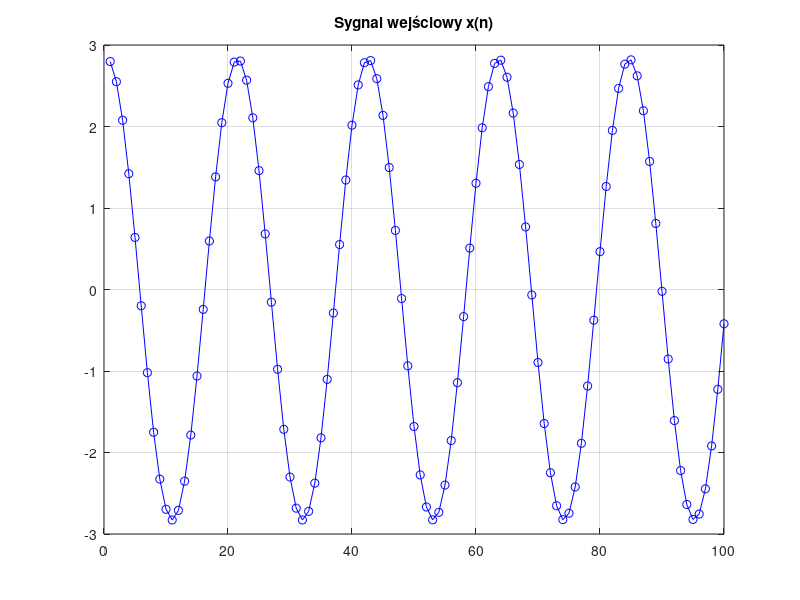
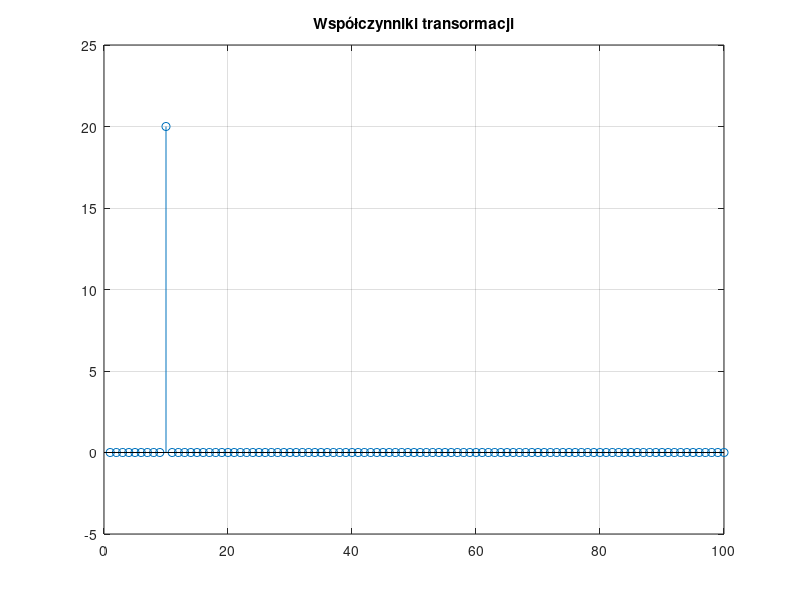
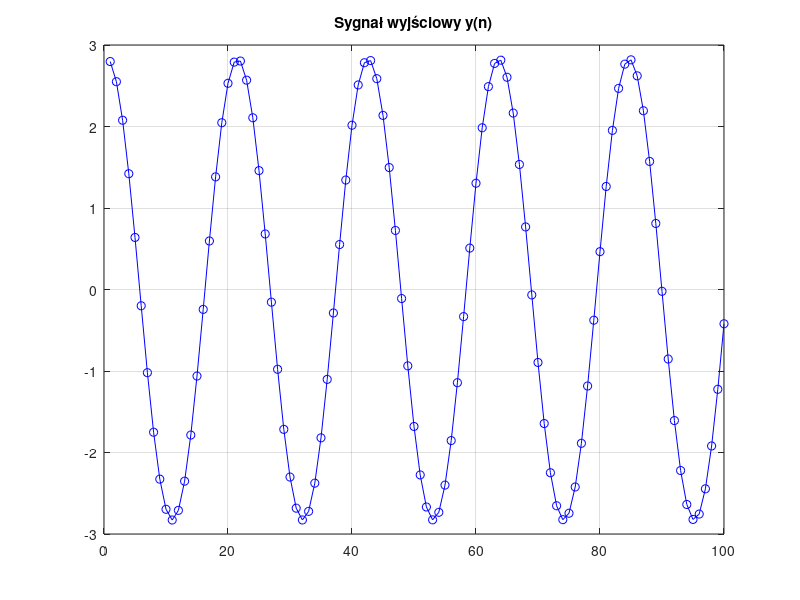

Source code (MATLAB) for these figures, in order:
clear all; close all
% Orthogonal matrix for DCT-IV orthogonal transform
N = 100;                                    % wymiar macierzy kwadratowej, 25, 100
k = (0:N-1); n=(0:N-1);                     % k-kolumny/funkcje, n-wiersze/probki
S = sqrt(2/N)*cos(pi/N*(n'+1/2)*(k+1/2));   % macierz syntezy
A = S';                                     % macierz analizy: transpozycja i sprzezenie S

% S*A, pause % sprawdzenie ortogonalnosci: macierz z jedynkami na przekatnej?

x1 = 10*S(:,5);                                          % sygnal #1
x2 = 20*S(:,10);                                         % sygnal #2
x3 = 30*sqrt(2/N)*cos(pi/N*(n  +1/2)*(10.5+1/2) );      x3=x3';      % sygnal #3
x4 = 30*sqrt(2/N)*cos(pi/N*(n +N/4+1/2)*(10 +1/2) );    x4=x4';    % sygnal #4
x5 = randn(1,N);                                        x5=x5';     % sygnal #5
x = x2;                                                  % + x2; % wybor x1, x2, x3, x4, x1+x2, x1+x3, x1+x4
figure; plot(x,'bo-'); title('Sygnal wejściowy x(n)'); grid;              % rysunek sygnalu wejsciowego
size(A)
size(x)
c = A*x;                    % analiza sygnalu: wyznaczenie wspolczynnikow transformacji
figure; stem(c); title('Współczynniki transormacji'); grid;      % pokazanie wspolczynnikow transformacji
%c(5) = 0;                  % opcjonalne usuniecie skladowej x3 z sygnalu
y = S*c;                    % synteza sygnalu: suma przeskalowanych funkcji bazowych
figure; plot(y,'bo-'); title('Sygnał wyjściowy y(n)'); grid;         % rysunek sygnalu wyjsciowego
error = abs(x.'-y)                         % blad odtworzenia/rekonstrukcji sygnalu
errorAVg = mean(x)